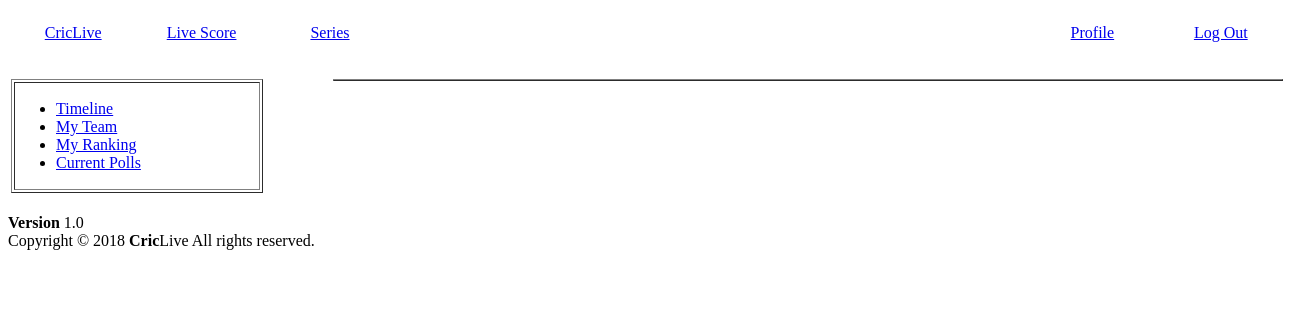
The page /user.php (signed in) on the database as committed earlier.
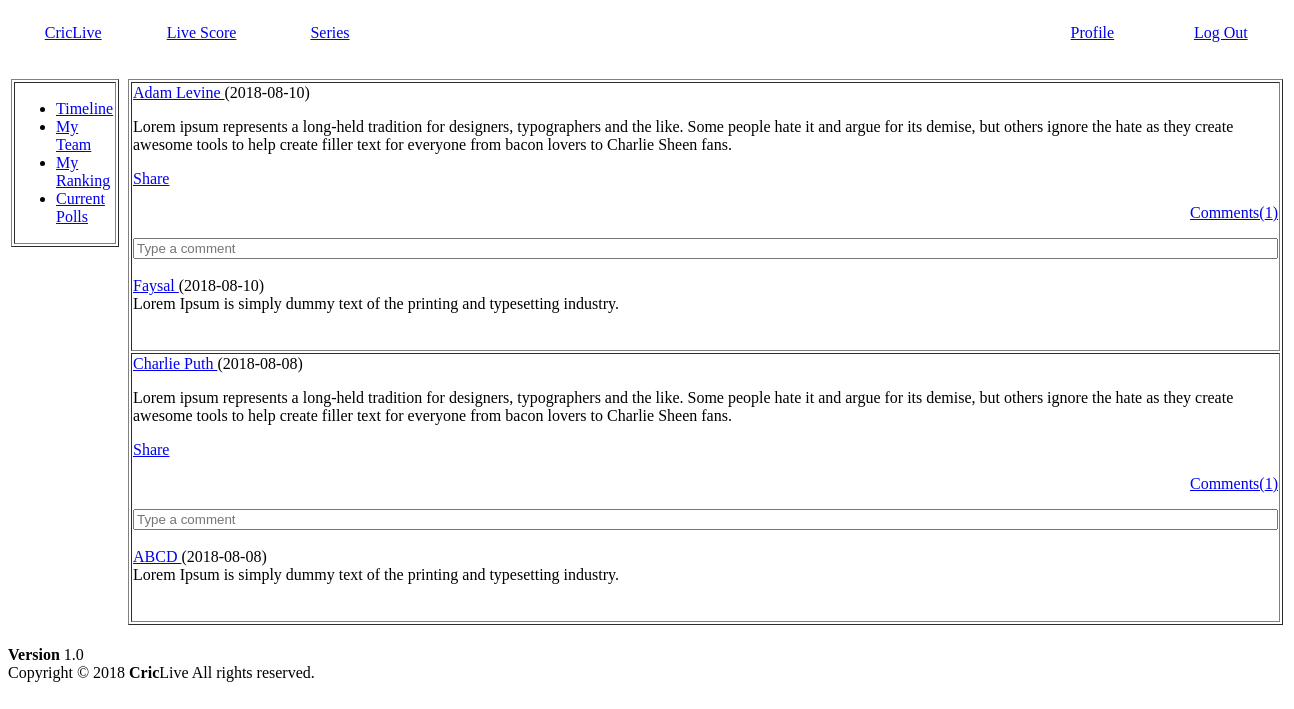
The same page on the database as committed later.
### tables this page shows
CREATE TABLE `post` (
  `post_id` int(255) NOT NULL,
  `user_id` varchar(1000) NOT NULL,
  `text` varchar(10000) NOT NULL,
  `date` date NOT NULL,
  `time` varchar(100) NOT NULL,
  `image` varchar(100) NOT NULL
);

CREATE TABLE `editor` (
  `id` varchar(100) NOT NULL,
  `password` varchar(100) NOT NULL,
  `name` varchar(100) NOT NULL,
  `email` varchar(100) NOT NULL,
  `country` varchar(100) NOT NULL,
  `date` varchar(100) NOT NULL
);

CREATE TABLE `comment` (
  `com_id` int(255) NOT NULL,
  `post_id` int(255) NOT NULL,
  `user_id` varchar(100) NOT NULL,
  `text` varchar(1000) NOT NULL,
  `date` date NOT NULL,
  `time` varchar(100) NOT NULL
);

CREATE TABLE `user` (
  `id` varchar(100) NOT NULL,
  `password` varchar(100) NOT NULL,
  `name` varchar(100) NOT NULL,
  `email` varchar(100) NOT NULL,
  `country` varchar(100) NOT NULL,
  `date` varchar(100) NOT NULL
);

### user.php (the view, shortened to what this page needs)
<!DOCTYPE html>
<html>
<head>
</head>
<body>
    <table width="100%" style="color:green;" height="50px">
        <tr >
            <td width="10%"><a href="user.php"><center>CricLive</center></a></td>
            <td width="10%" style="color:green;"><a href="viewScore.php"><center>Live Score</center></a></td>
            <td width="10%"><a href="#"><center>Series</center></a></td>
            <td width="50%"></td>
            <td width="10%"><a href="profile.php"><center>Profile</center></a></td>
            <td width="10%"><a href="logout.php"><center>Log Out</center></a></td>
        </tr>
    </table >
    <br/>
    <table width="100%">
        <tr>
            <td  width="20%" valign="top">
                <table  width="100%" border="1">
                    <tr>
                        <center>
                            <td>
                                <ul>
                                <li><a href="#">Timeline</a></li>
                                <li><a href="myTeam.php"> My Team</a></li>
                                <li><a href="ranking.php"> My Ranking</a></li>
                                <li><a href="poll.php"> Current Polls </a></li>
                              </ul>
                            </td>
                        </center>
                    </tr>
                </table>
            </td>
            <td  width="5%"></td>
            <td width="75%" valign="top">
                <table  width="100%" border="1">
                    <?php
                        $conn = mysqli_connect('localhost', 'root', '', 'criclive');
                        $sql= "SELECT * FROM `post` ORDER BY `date` DESC";
                        $result = mysqli_query($conn, $sql);
                        while($row = mysqli_fetch_assoc($result)){
                            $str = 'editorProfile.php?id='. $row['user_id'];
                            $sql2= "SELECT * from `editor` where id='".$row['user_id']."'";
                            $result2 = mysqli_query($conn, $sql2);
                            $name=null;
                            while($row2 = mysqli_fetch_assoc($result2))
                            {
                                $name = $row2['name'];
                            }
                            $sql5= "SELECT * from `post` where post_id='".$row['post_id']."'";
                            $result5 = mysqli_query($conn, $sql5);
                            $comment = mysqli_num_rows($result5);
                    ?>
                        <tr> <td>
                            <a href='<?=$str?>' > <?=$name?> </a>
                            <span>(<?=$row['date']?>)</span>
                              <p>
                                <?=$row['text']?>
                              </p>
                            <a href="#" >Share</a>
                            <a href="#"><p style="text-align: right;">Comments(<?=$comment?>)</p></a>
                              <input size="140" type="text" placeholder="Type a comment" name="comment"><br><br>
                            <?php
                                $sql3= "SELECT * FROM `comment` where `post_id`='".$row['post_id']."' ORDER BY `date`";
                                $result3 = mysqli_query($conn, $sql3);
                                while($row3 = mysqli_fetch_assoc($result3)){
                                    $str2 = 'userProfile.php?id='. $row3['user_id'];
                                    $sql4= "SELECT * from `user` where id='".$row3['user_id']."'";
                                    $result4 = mysqli_query($conn, $sql4);
                                    $name2=null;
                                    while($row4 = mysqli_fetch_assoc($result4))
                                    {
                                        $name2 = $row4['name'];
                                    }
                            ?>
                            <div>
                              <span>
                                <a href='<?=$str2?>' > <?=$name2?> </a>
                                <span>(<?=$row3['date']?>)</span>
                              </span><br>
                              <?=$row3['text']?>
                            </div>
                            <br/><br/>
                            </td> </tr>
                        <?php
                                }
                        }
                    ?>
                </table>
            </td>
        </tr>
    </table>
    <br/>
    <?php include 'footer.php';?>
</body>
</html>

### footer.php
<div class="container">
      <div class="pull-right hidden-xs">
        <b>Version</b> 1.0
      </div>
      Copyright &copy; 2018 <strong>Cric</strong>Live All rights
      reserved.
    </div>

Rows that differ between the two databases and show on the page:
added post: editor.name "Adam Levine", date "2018-08-10", text "Lorem ipsum represents a long-held tradition for designers, typographers and the like. Some people hate it and argue for its demise, but others ignore the hate as they create awesome tools to help create filler text for everyone from bacon lovers to Charlie Sheen fans.", comment "1"
added comment: user.name "Faysal", date "2018-08-10", text "Lorem Ipsum is simply dummy text of the printing and typesetting industry.", shown under "Adam Levine"
added post: editor.name "Charlie Puth", date "2018-08-08", text "Lorem ipsum represents a long-held tradition for designers, typographers and the like. Some people hate it and argue for its demise, but others ignore the hate as they create awesome tools to help create filler text for everyone from bacon lovers to Charlie Sheen fans.", comment "1"
added comment: user.name "ABCD", date "2018-08-08", text "Lorem Ipsum is simply dummy text of the printing and typesetting industry.", shown under "Charlie Puth"
